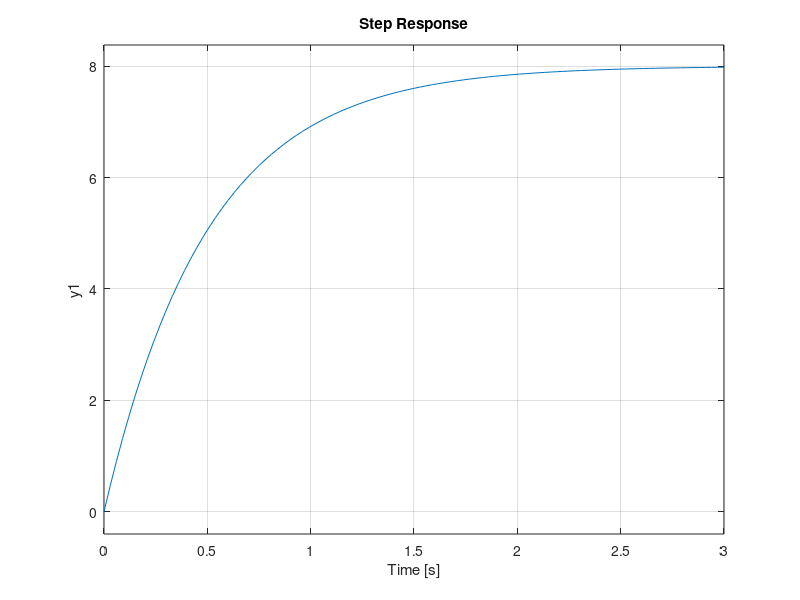

Write MATLAB code to recreate this figure.
%% Micromouse controller

Km = 8; 
Tm = 0.5; %Freilauf

Damping_ratio = 0.707;
Settling_time =  0.4;

% PD-Values
KP_calculated = (Tm / Km) * (16/((Damping_ratio*Damping_ratio)*(Settling_time*Settling_time)));	
KD_calculated = ((8*Tm) - Settling_time) / (Settling_time*Km);

%Übertragungsfunktion DC-Motor
num = [Km];
den = [Tm,1];
DC_sys = tf(num,den)

step(DC_sys)
